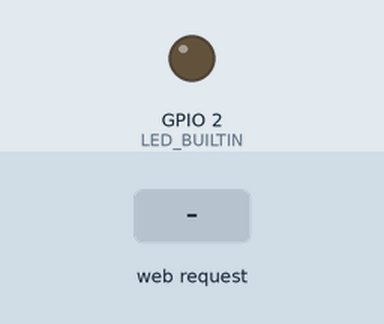
A sketch run on a simulated ESP32. On the bench: output pins drawn as LEDs (lit = HIGH). The test bench sets the inputs (shaded band). What the sketch prints to the serial monitor is not drawn.

Above: at 6.2 s.
6.3 s: HTTP request GET /H received
At 7.2 s:
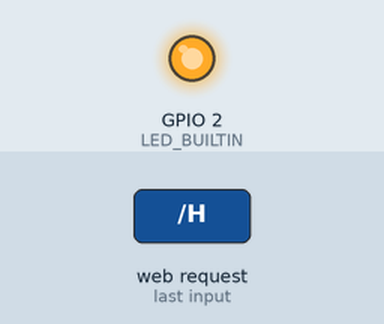
7.8 s: HTTP request GET /L received
At 8.3 s:
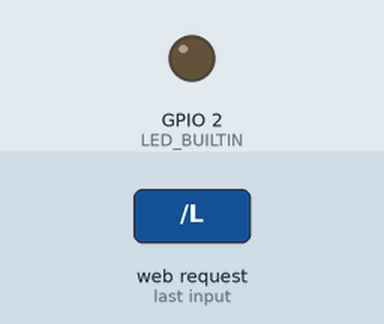
Timing chart, 0 to 10.8 s (numbered marks = the images above; inputs shaded):
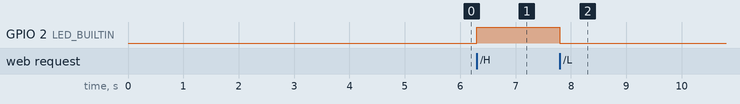

Measured:
- after the input at 6.3 s, GPIO 2 (LED_BUILTIN): LOW → HIGH at once
- after the input at 7.8 s, GPIO 2 (LED_BUILTIN): HIGH → LOW at once

The sketch:

ex02.ino
```cpp
#include <WiFi.h>
#include <WiFiClient.h>
#include <WiFiAP.h>
#define LED_BUILTIN 2 // Set the GPIO pin where you connected your test LED or comment this line out if your dev board has a built-in LED
const char *ssid = "ssid"; // Change 99 to your group’s ID
const char *password = "12345678"; // remove if you want the AP to be open.
WiFiServer server(80);
void setup() {
delay(5000);
pinMode(LED_BUILTIN, OUTPUT);
Serial.begin(9600);
Serial.println();
Serial.println("Configuring access point...");
WiFi.softAP(ssid, password);
IPAddress myIP = WiFi.softAPIP();
Serial.print("AP IP address: ");
Serial.println(myIP);
server.begin();
Serial.println("Server started");
}
void loop() {
String currentLine;
WiFiClient client = server.available(); // listen for incoming clients
if (client) { // if you get a client,
while (client.connected()) { // loop while the client's connected
if (client.available()) { // if there's bytes to read from the client,
char c = client.read(); // read a byte, then
if (c == '\n') { // if the byte is a newline character
// if the current line is blank, that's the end of the client HTTP request, so send a response:
if (currentLine.length() == 0) {
client.println("HTTP/1.1 200 OK");
client.println("Content-type:text/html");
client.println(); // the content of the HTTP response follows the header:
client.print("Click <a href=\"/H\">here</a> to turn ON the LED.<br>");
client.print("Click <a href=\"/L\">here</a> to turn OFF the LED.<br>");
client.println();
break;
} else {
currentLine = "";
}
} else if (c != '\r') { // if you got anything else but a carriage return character,
currentLine += c; // add it to the end of the currentLine
}
// Check to see if the client request was "GET /H" or "GET /L":
if (currentLine.endsWith("GET /H")) {
digitalWrite(LED_BUILTIN, HIGH); // GET /H turns the LED on
}
if (currentLine.endsWith("GET /L")) {
digitalWrite(LED_BUILTIN, LOW); // GET /L turns the LED off
}
}
} // close the connection:
client.stop();
}
}
```
